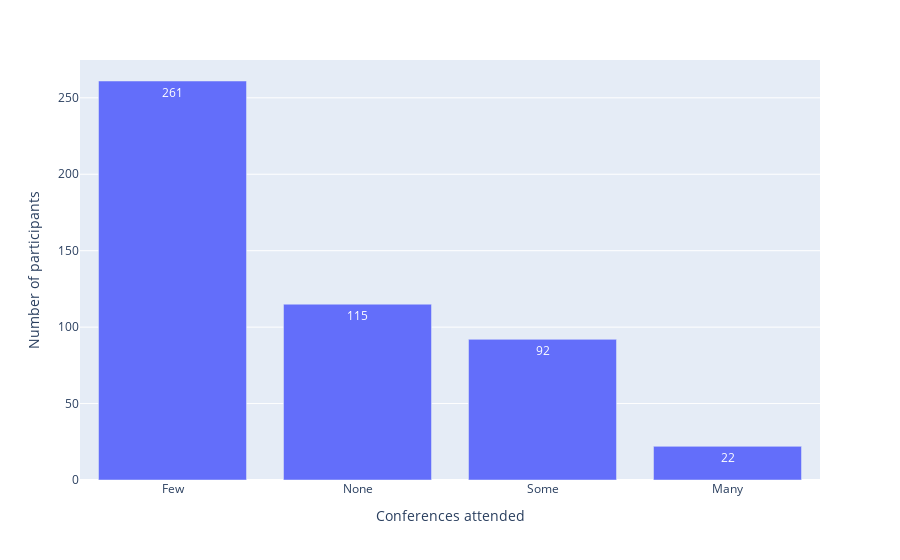

Notebook source saved alongside this figure:
### Code cell
#Conferences attended
df = data["Number of conferences/workshops attended"]
conferences = df.value_counts()
conferences_attended = px.bar(df, x=conferences.index, y=conferences.values, color_continuous_scale='Fall', text_auto=True, labels = {'x':'Conferences attended','y':'Number of participants'})
conferences_attended.update_layout(title_x=0.5)

### Figure 1 — Plotly figure (JSON) as saved in the notebook; plotly's stock layout.template omitted (floating-point values rounded to 4 significant figures)
{"data": [{"alignmentgroup": "True", "hovertemplate": "Conferences attended=%{x}<br>Number of participants=%{y}<extra></extra>", "legendgroup": "", "marker": {"color": "#636efa", "pattern": {"shape": ""}}, "name": "", "offsetgroup": "", "orientation": "v", "showlegend": false, "textposition": "auto", "texttemplate": "%{y}", "type": "bar", "x": ["Few", "None", "Some", "Many"], "xaxis": "x", "y": [261, 115, 92, 22], "yaxis": "y"}], "layout": {"barmode": "relative", "legend": {"tracegroupgap": 0}, "margin": {"t": 60}, "title": {"x": 0.5}, "xaxis": {"anchor": "y", "domain": [0, 1], "title": {"text": "Conferences attended"}}, "yaxis": {"anchor": "x", "domain": [0, 1], "title": {"text": "Number of participants"}}}}
